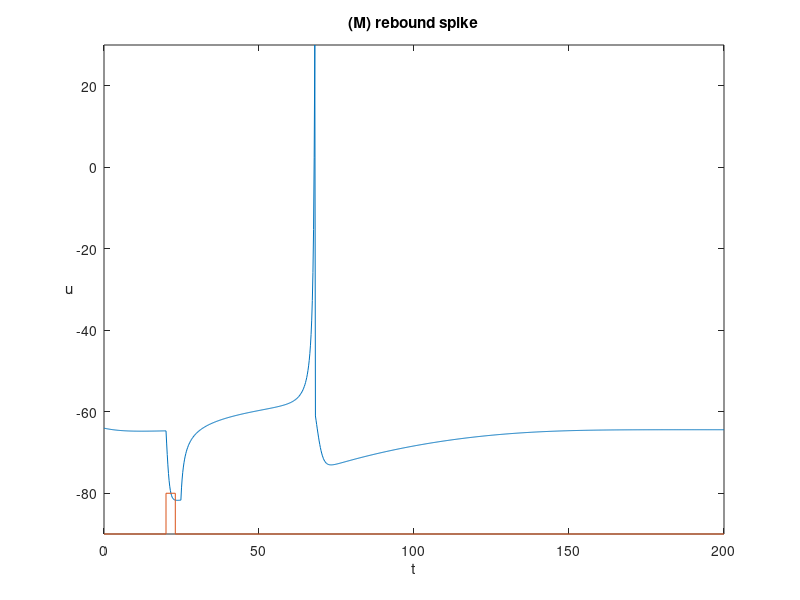
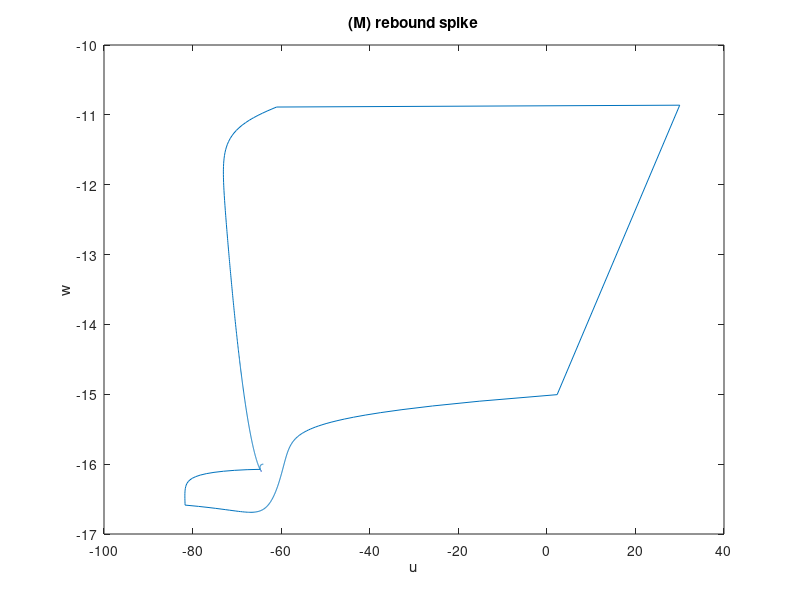

The MATLAB script that drew these images, in order:
a=0.03; b=0.25; c=-60;  d=4;

u = [];
w = [];
u(1) = -64;
w(1) = b*u(1);

uFiltered = [];  % memorizzo le u
wFiltered = []; % memorizzo le w

tau = 0.2;  % discretizzazione tempo
tspan = 0:tau:200;  % durata esperimento
T1 = tspan(end)/10;  % dopo quanto forniamo corrente 

i=1;

for t=tspan
    
    if (t>T1) & (t < T1+5) 
        I=-15;
    else
        I=0;
    end
  
    u(i+1) = u(i) + tau*(0.04*u(i)^2 + 5*u(i) + 140 - w(i) + I);
    
    if u(i+1)>30
        uFiltered(end+1) = 30;
    else
        uFiltered(end+1) = u(i+1);
    end
    
    w(i+1) = w(i) + tau*a*(b*u(i+1) - w(i));
    
    if u(i+1)>30
        u(i+1) = c;
        w(i+1) = w(i+1) + d;
    end
    
    wFiltered(end+1) = w(i+1);
    
    i = i+1;
end

%%
plot(tspan,uFiltered,[0 T1 T1 T1+3 T1+3 max(tspan)],-90+[0 0 10 10 0 0]);
axis([0 max(tspan) -90 30])  
xlabel('t')
ylabel('u')
hYLabel = get(gca,'YLabel');
set(hYLabel,'rotation',0,'VerticalAlignment','middle')
title('(M) rebound spike');
savefig('./images/M_membrane.fig');

%%
plot(uFiltered, wFiltered);
xlabel('u');
ylabel('w');
title('(M) rebound spike');
savefig('./images/M_phase.fig');
